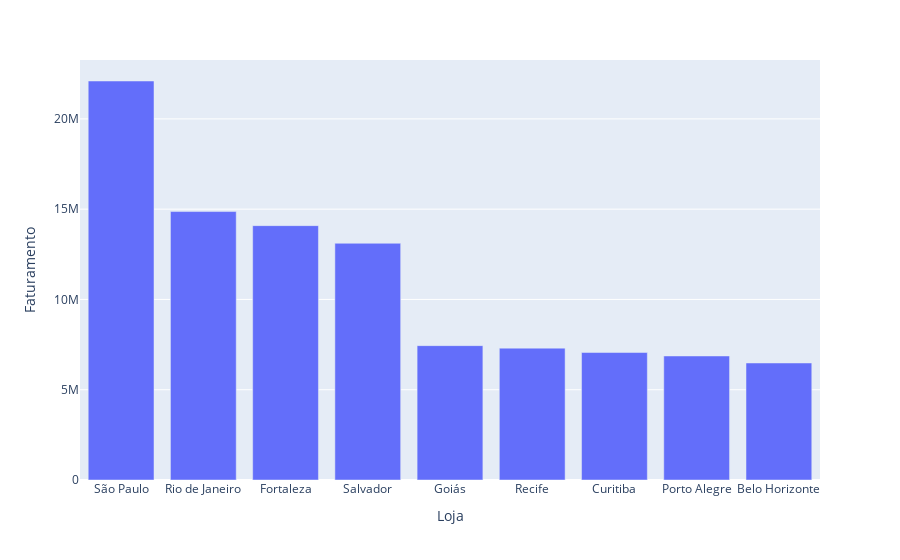

Notebook code cell kept with this figure:
### Code cell
grafico = px.bar(tabela_loja, x=tabela_loja.index, y='Faturamento') 
grafico.show()

### Figure 1 — Plotly figure (JSON) as saved in the notebook; plotly's stock layout.template omitted (floating-point values rounded to 4 significant figures)
{"data": [{"alignmentgroup": "True", "hovertemplate": "Loja=%{x}<br>Faturamento=%{y}<extra></extra>", "legendgroup": "", "marker": {"color": "#636efa", "pattern": {"shape": ""}}, "name": "", "offsetgroup": "", "orientation": "v", "showlegend": false, "textposition": "auto", "type": "bar", "x": ["São Paulo", "Rio de Janeiro", "Fortaleza", "Salvador", "Goiás", "Recife", "Curitiba", "Porto Alegre", "Belo Horizonte"], "xaxis": "x", "y": [22098300, 14867800, 14087900, 13111300, 7441800, 7303000, 7060500, 6868600, 6480300], "yaxis": "y"}], "layout": {"barmode": "relative", "legend": {"tracegroupgap": 0}, "margin": {"t": 60}, "xaxis": {"anchor": "y", "domain": [0, 1], "title": {"text": "Loja"}}, "yaxis": {"anchor": "x", "domain": [0, 1], "title": {"text": "Faturamento"}}}}
